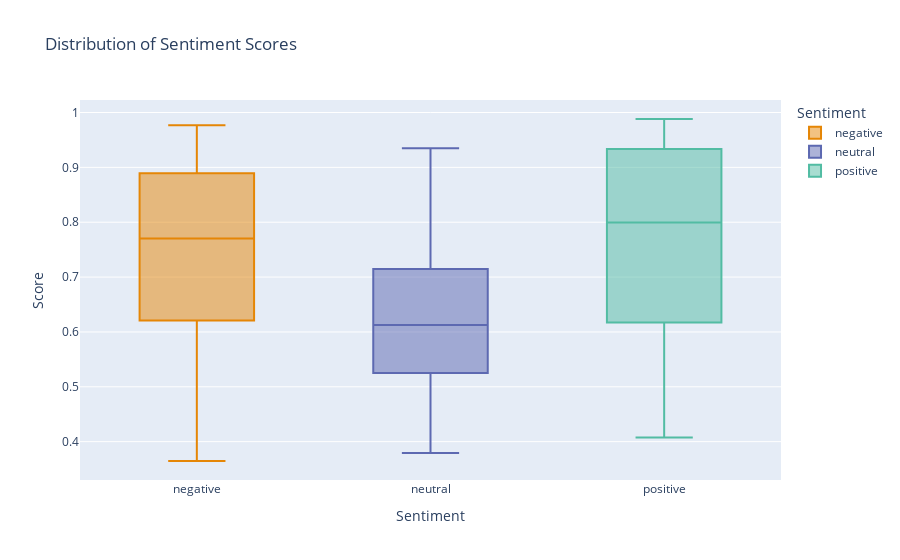

The notebook cell saved with this chart:
### Markdown cell above
Box Plot

### Code cell
fig_box = px.box(df, x='sentiment_label', y='sentiment_score', color='sentiment_label',
                 title='Distribution of Sentiment Scores',
                 labels={'sentiment_label': 'Sentiment', 'sentiment_score': 'Score'},
                 color_discrete_sequence=px.colors.qualitative.Vivid)
fig_box.show()

### Figure 1 — Plotly figure (JSON) as saved in the notebook; plotly's stock layout.template omitted (floating-point values rounded to 4 significant figures; data arrays with more than 128 entries replaced by an {"elided": "..."} marker saying what was removed)
{"data": [{"alignmentgroup": "True", "hovertemplate": "Sentiment=%{x}<br>Score=%{y}<extra></extra>", "legendgroup": "negative", "marker": {"color": "rgb(229, 134, 6)"}, "name": "negative", "notched": false, "offsetgroup": "negative", "orientation": "v", "showlegend": true, "type": "box", "x": {"elided": "242 str values"}, "x0": " ", "xaxis": "x", "y": {"elided": "242 float values"}, "y0": " ", "yaxis": "y"}, {"alignmentgroup": "True", "hovertemplate": "Sentiment=%{x}<br>Score=%{y}<extra></extra>", "legendgroup": "neutral", "marker": {"color": "rgb(93, 105, 177)"}, "name": "neutral", "notched": false, "offsetgroup": "neutral", "orientation": "v", "showlegend": true, "type": "box", "x": {"elided": "206 str values"}, "x0": " ", "xaxis": "x", "y": {"elided": "206 float values"}, "y0": " ", "yaxis": "y"}, {"alignmentgroup": "True", "hovertemplate": "Sentiment=%{x}<br>Score=%{y}<extra></extra>", "legendgroup": "positive", "marker": {"color": "rgb(82, 188, 163)"}, "name": "positive", "notched": false, "offsetgroup": "positive", "orientation": "v", "showlegend": true, "type": "box", "x": ["positive", "positive", "positive", "positive", "positive", "positive", "positive", "positive", "positive", "positive", "positive", "positive", "positive", "positive", "positive", "positive", "positive", "positive", "positive", "positive", "positive", "positive", "positive", "positive", "positive", "positive", "positive", "positive", "positive", "positive", "positive", "positive", "positive", "positive", "positive", "positive", "positive", "positive", "positive", "positive", "positive", "positive", "positive", "positive", "positive", "positive", "positive", "positive", "positive", "positive", "positive", "positive", "positive", "positive", "positive", "positive", "positive", "positive", "positive", "positive", "positive", "positive", "positive", "positive", "positive", "positive", "positive", "positive", "positive", "positive", "positive", "positive", "positive", "positive", "positive", "positive", "positive", "positive", "positive", "positive", "positive", "positive", "positive", "positive", "positive", "positive", "positive", "positive", "positive", "positive", "positive", "positive", "positive", "positive", "positive", "positive", "positive", "positive", "positive", "positive", "positive", "positive", "positive", "positive", "positive", "positive", "positive", "positive", "positive"], "x0": " ", "xaxis": "x", "y": [0.7126, 0.7971, 0.5616, 0.719, 0.6825, 0.607, 0.8074, 0.5759, 0.9836, 0.4086, 0.9424, 0.741, 0.9755, 0.8806, 0.6121, 0.4075, 0.9882, 0.9849, 0.9161, 0.8123, 0.9435, 0.6011, 0.7176, 0.7204, 0.8399, 0.9701, 0.5854, 0.6723, 0.8224, 0.6071, 0.7748, 0.8674, 0.5131, 0.7652, 0.9537, 0.4158, 0.915, 0.8832, 0.6122, 0.9614, 0.8357, 0.6807, 0.8204, 0.4991, 0.6146, 0.8237, 0.9698, 0.95, 0.8222, 0.9862, 0.7384, 0.8593, 0.6212, 0.6245, 0.9851, 0.4986, 0.9492, 0.9856, 0.925, 0.6376, 0.6991, 0.4988, 0.9308, 0.5709, 0.5066, 0.9643, 0.9422, 0.9747, 0.7871, 0.761, 0.978, 0.9751, 0.8596, 0.5083, 0.7996, 0.6182, 0.704, 0.9852, 0.9657, 0.847, 0.7956, 0.4781, 0.8946, 0.6071, 0.8114, 0.923, 0.8613, 0.9786, 0.7506, 0.4413, 0.4842, 0.6566, 0.6643, 0.8243, 0.9288, 0.4473, 0.9785, 0.536, 0.7552, 0.8118, 0.5343, 0.6344, 0.9283, 0.9843, 0.9856, 0.9611, 0.8401, 0.622, 0.5843], "y0": " ", "yaxis": "y"}], "layout": {"boxmode": "overlay", "legend": {"title": {"text": "Sentiment"}, "tracegroupgap": 0}, "title": {"text": "Distribution of Sentiment Scores"}, "xaxis": {"anchor": "y", "categoryarray": ["negative", "neutral", "positive"], "categoryorder": "array", "domain": [0, 1], "title": {"text": "Sentiment"}}, "yaxis": {"anchor": "x", "domain": [0, 1], "title": {"text": "Score"}}}}
